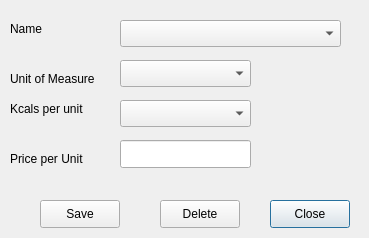
<ui version="4.0" >
 <class>LivestockDetails</class>
 <widget class="QDialog" name="LivestockDetails" >
  <property name="geometry" >
   <rect>
    <x>0</x>
    <y>0</y>
    <width>369</width>
    <height>238</height>
   </rect>
  </property>
  <property name="minimumSize" >
   <size>
    <width>369</width>
    <height>238</height>
   </size>
  </property>
  <property name="windowTitle" >
   <string>Manage Livestock </string>
  </property>
  <widget class="QPushButton" name="btnManageLiveStockClose" >
   <property name="geometry" >
    <rect>
     <x>270</x>
     <y>200</y>
     <width>80</width>
     <height>28</height>
    </rect>
   </property>
   <property name="text" >
    <string>Close</string>
   </property>
  </widget>
  <widget class="QPushButton" name="pushButton_3" >
   <property name="geometry" >
    <rect>
     <x>40</x>
     <y>200</y>
     <width>80</width>
     <height>28</height>
    </rect>
   </property>
   <property name="text" >
    <string>Save</string>
   </property>
  </widget>
  <widget class="QComboBox" name="comboBox" >
   <property name="geometry" >
    <rect>
     <x>120</x>
     <y>20</y>
     <width>221</width>
     <height>27</height>
    </rect>
   </property>
  </widget>
  <widget class="QLabel" name="label" >
   <property name="geometry" >
    <rect>
     <x>10</x>
     <y>20</y>
     <width>54</width>
     <height>18</height>
    </rect>
   </property>
   <property name="text" >
    <string>Name</string>
   </property>
  </widget>
  <widget class="QComboBox" name="comboBox_3" >
   <property name="geometry" >
    <rect>
     <x>120</x>
     <y>60</y>
     <width>131</width>
     <height>27</height>
    </rect>
   </property>
  </widget>
  <widget class="QLabel" name="label_3" >
   <property name="geometry" >
    <rect>
     <x>10</x>
     <y>70</y>
     <width>91</width>
     <height>18</height>
    </rect>
   </property>
   <property name="text" >
    <string>Unit of Measure</string>
   </property>
  </widget>
  <widget class="QComboBox" name="comboBox_4" >
   <property name="geometry" >
    <rect>
     <x>120</x>
     <y>100</y>
     <width>131</width>
     <height>27</height>
    </rect>
   </property>
  </widget>
  <widget class="QLabel" name="label_4" >
   <property name="geometry" >
    <rect>
     <x>10</x>
     <y>100</y>
     <width>101</width>
     <height>18</height>
    </rect>
   </property>
   <property name="text" >
    <string>Kcals per unit</string>
   </property>
  </widget>
  <widget class="QLineEdit" name="lineEdit" >
   <property name="geometry" >
    <rect>
     <x>120</x>
     <y>140</y>
     <width>131</width>
     <height>28</height>
    </rect>
   </property>
  </widget>
  <widget class="QLabel" name="label_5" >
   <property name="geometry" >
    <rect>
     <x>10</x>
     <y>150</y>
     <width>81</width>
     <height>18</height>
    </rect>
   </property>
   <property name="text" >
    <string>Price per Unit</string>
   </property>
  </widget>
  <widget class="QPushButton" name="pushButton" >
   <property name="geometry" >
    <rect>
     <x>160</x>
     <y>200</y>
     <width>80</width>
     <height>28</height>
    </rect>
   </property>
   <property name="text" >
    <string>Delete</string>
   </property>
  </widget>
 </widget>
 <resources/>
 <connections/>
</ui>
